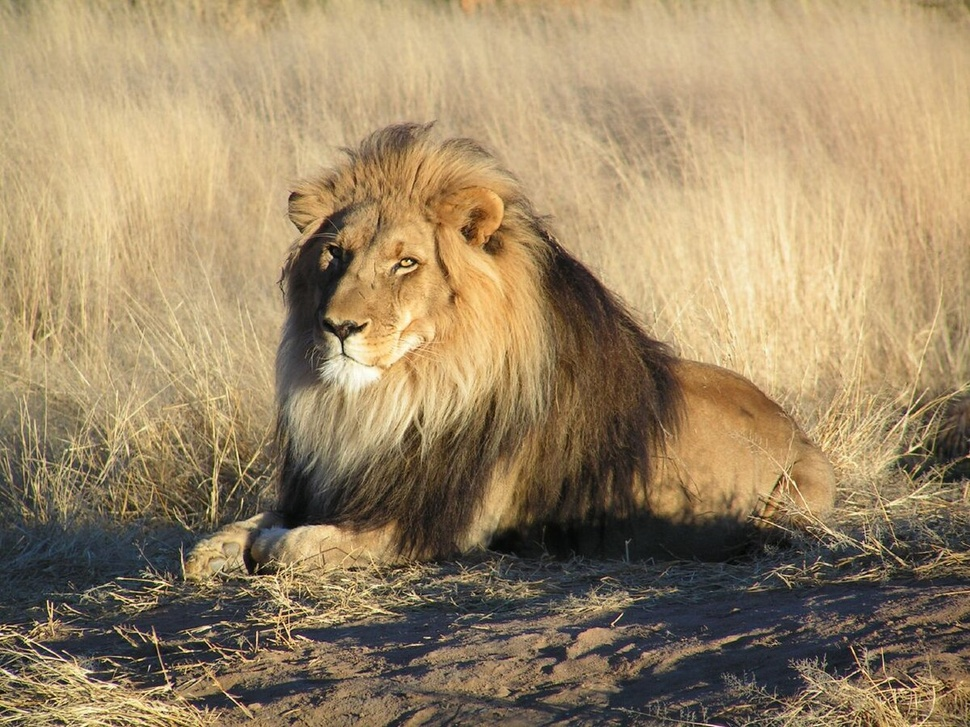
#> input picture Hafta_4/aslan.jpg, 970 x 727 px, shrunk from 1200 x 900 before the run
$ jupyter execute Week_4_Code_1.ipynb
#> lines starting #> are read from the running program, lines starting #| are printed output that depends on the picture; after the words box and inside, x2 and y2 are one past the last pixel; in counts of white or black regions, pixels touching at a corner belong together
[cell 1]
import cv2
import numpy as np
import matplotlib.pyplot as plt

[cell 2]
my_img_rgb = cv2.imread("./aslan.jpg",1)
#> my_img_rgb is the input picture: shape (727, 970, 3); mean B, G, R 102.3, 135.3, 156.2
my_img_gray = cv2.cvtColor(my_img_rgb, cv2.COLOR_BGR2GRAY)
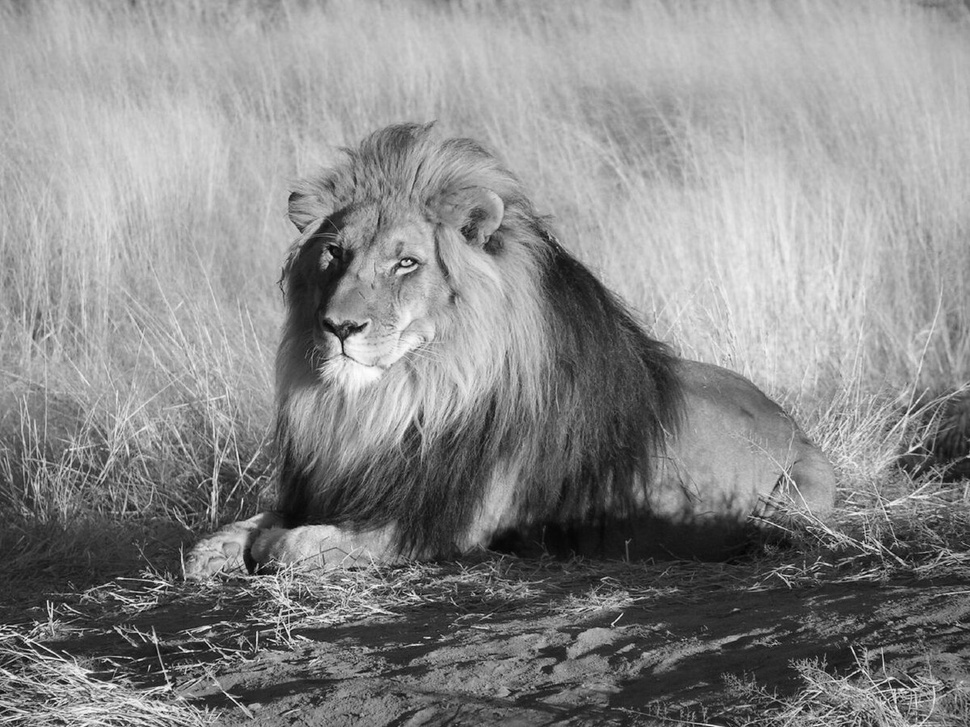
#> my_img_gray: shape (727, 970); min 2, max 253, mean 137.8

[cell 3]
# Eşikleme = verilen eşik değerine göre görüntüdeki piksellerin değerini
# değiştirir. Bu değişikliğe eşikleme (thresholding) denir

_, my_thresh_binary = cv2.threshold(my_img_gray, thresh=128, maxval=255,
                                   type=cv2.THRESH_BINARY)
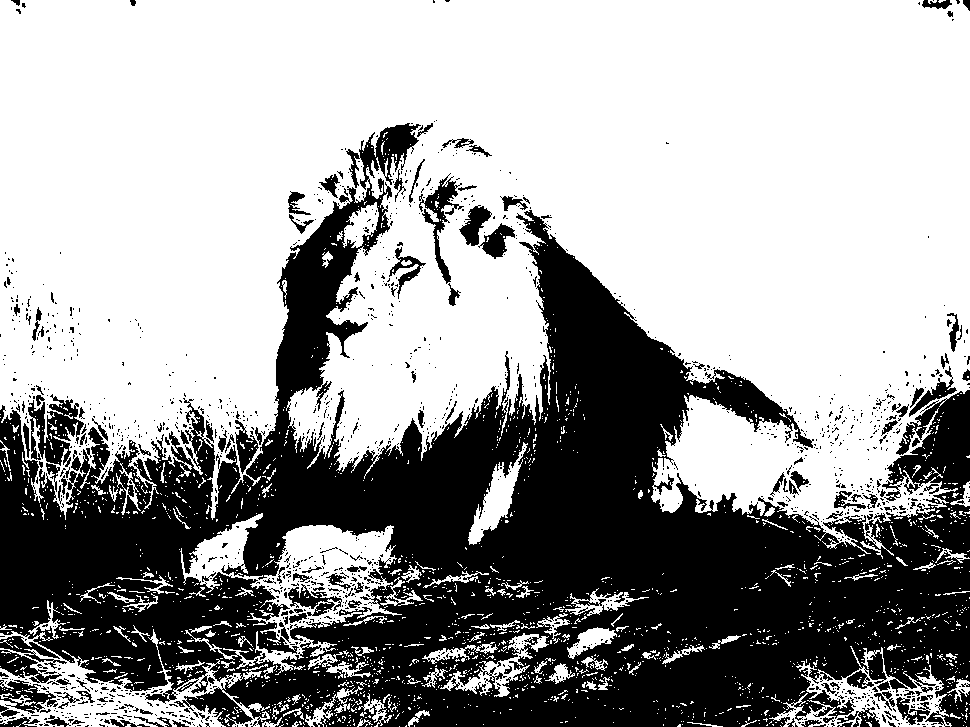
#> my_thresh_binary: shape (727, 970); 62.4% white; 1464 black regions (1316 under 20 px), largest, box (x1, y1, x2, y2) and area: (0, 123, 970, 727) 242551, (28, 394, 84, 467) 2019, (419, 173, 464, 284) 1240

[cell 4]
print(_)
#| 128.0

[cell 5]
fig = plt.figure(figsize=(10, 7))
rows = 1
columns = 2

fig.add_subplot(rows, columns, 1)
plt.imshow(my_img_gray, cmap="gray")
plt.axis('off')
plt.title("Original Image")

fig.add_subplot(rows, columns, 2)
plt.imshow(my_thresh_binary, cmap="gray")
plt.axis('off')
plt.title("BINARY THRESHOLDING Image")
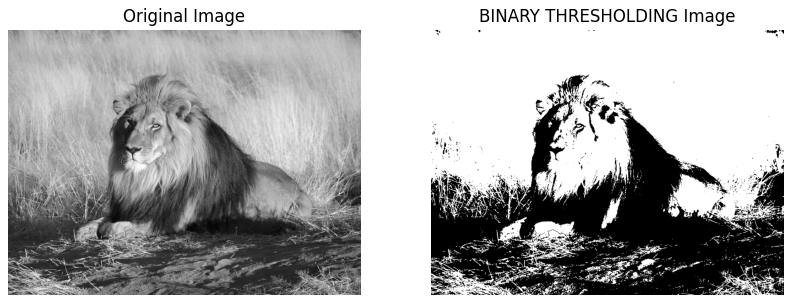
#> figure drawn by matplotlib, 2 panels

[cell 6]
my_img_gray

[cell 7]
_, my_thresh_binary_inv = cv2.threshold(my_img_gray, thresh=128, maxval=255,
                                   type=cv2.THRESH_BINARY_INV)

[cell 8]
fig = plt.figure(figsize=(10, 7))
rows = 1
columns = 3

fig.add_subplot(rows, columns, 1)
plt.imshow(my_img_gray, cmap="gray")
plt.axis('off')
plt.title("Original Image")

fig.add_subplot(rows, columns, 2)
plt.imshow(my_thresh_binary, cmap="gray")
plt.axis('off')
plt.title("BINARY THRESHOLDING Image")

fig.add_subplot(rows, columns, 3)
plt.imshow(my_thresh_binary_inv, cmap="gray")
plt.axis('off')
plt.title("BINARY INV THRESHOLDING Image")
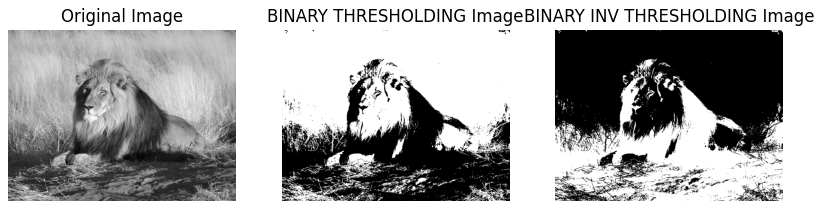
#> figure drawn by matplotlib, 3 panels

[cell 9]
_, my_thresh_trunc = cv2.threshold(my_img_gray, thresh=128, maxval=255,
                                   type=cv2.THRESH_TRUNC)
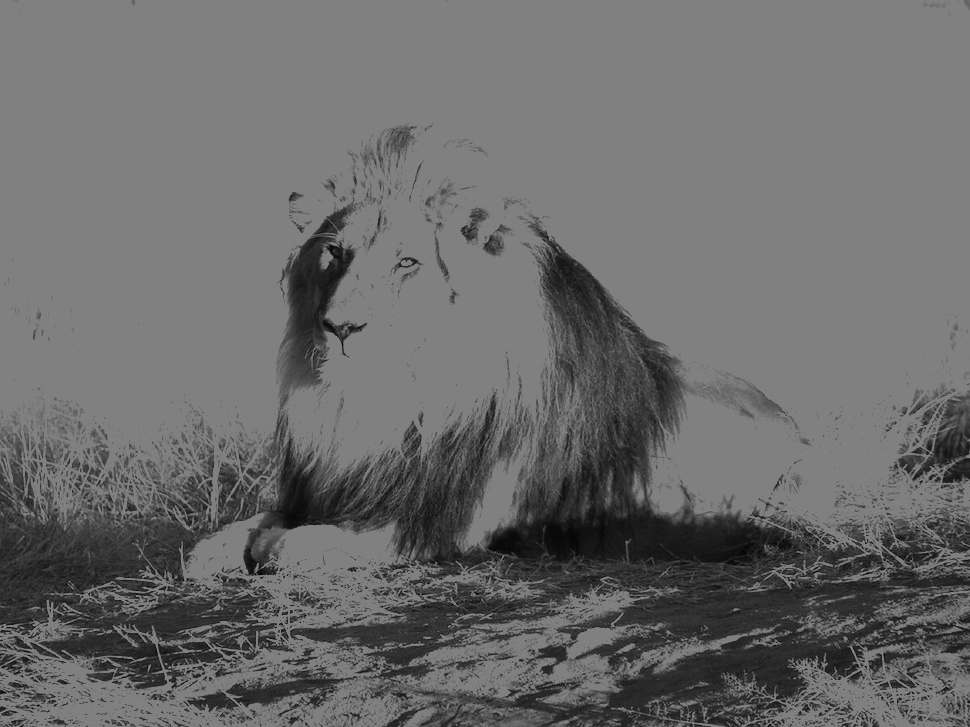
#> my_thresh_trunc: shape (727, 970); min 2, max 128, mean 106.5

[cell 10]
fig = plt.figure(figsize=(10, 7))
rows = 2
columns = 2

fig.add_subplot(rows, columns, 1)
plt.imshow(my_img_gray, cmap="gray")
plt.axis('off')
plt.title("Original Image")

fig.add_subplot(rows, columns, 2)
plt.imshow(my_thresh_binary, cmap="gray")
plt.axis('off')
plt.title("BINARY THRESHOLDING Image")

fig.add_subplot(rows, columns, 3)
plt.imshow(my_thresh_binary_inv, cmap="gray")
plt.axis('off')
plt.title("BINARY INV THRESHOLDING Image")

fig.add_subplot(rows, columns, 4)
plt.imshow(my_thresh_trunc, cmap="gray")
plt.axis('off')
plt.title("TRUNC THRESHOLDING Image")

[cell 11]
_, my_thresh_tozero = cv2.threshold(my_img_gray, thresh=128, maxval=255,
                                   type=cv2.THRESH_TOZERO)
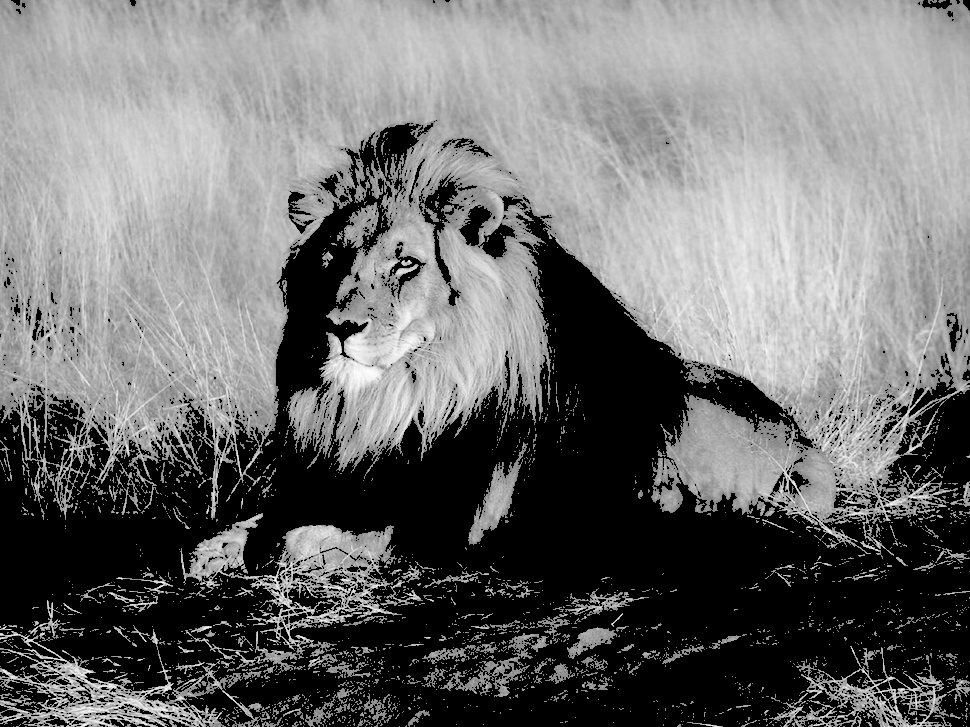
#> my_thresh_tozero: shape (727, 970); min 0, max 253, mean 111.2

_, my_thresh_tozero_inv = cv2.threshold(my_img_gray, thresh=128, maxval=255,
                                   type=cv2.THRESH_TOZERO_INV)
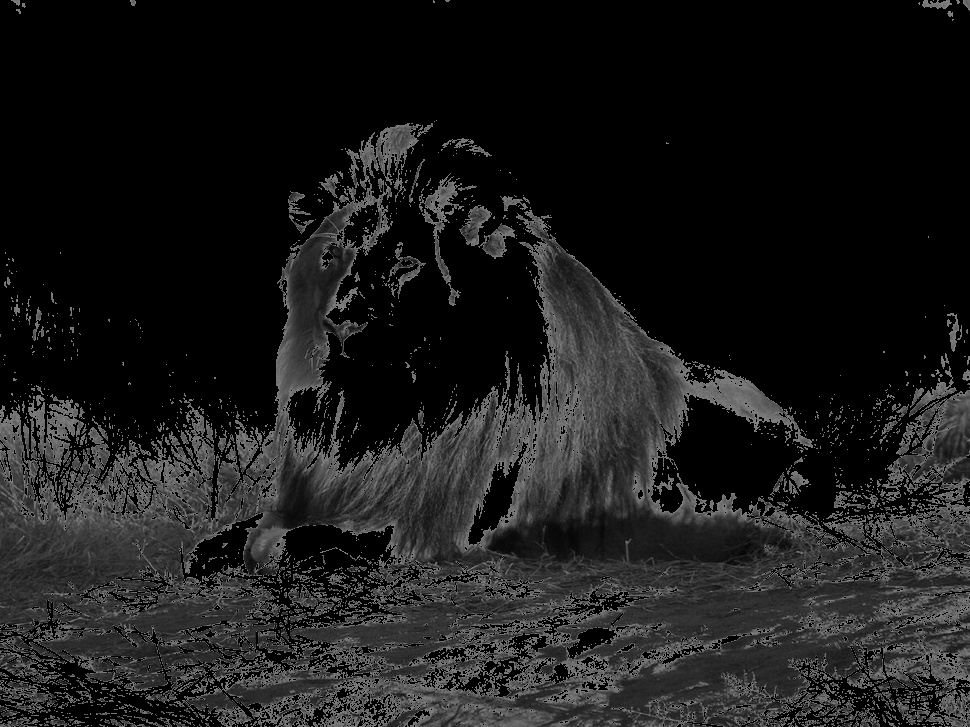
#> my_thresh_tozero_inv: shape (727, 970); min 0, max 128, mean 26.7

[cell 12]
fig = plt.figure(figsize=(15, 7))
rows = 2
columns = 3

fig.add_subplot(rows, columns, 1)
plt.imshow(my_img_gray, cmap="gray")
plt.axis('off')
plt.title("Original Image")

fig.add_subplot(rows, columns, 2)
plt.imshow(my_thresh_binary, cmap="gray")
plt.axis('off')
plt.title("BINARY THRESHOLDING Image")

fig.add_subplot(rows, columns, 3)
plt.imshow(my_thresh_binary_inv, cmap="gray")
plt.axis('off')
plt.title("BINARY INV THRESHOLDING Image")

fig.add_subplot(rows, columns, 4)
plt.imshow(my_thresh_trunc, cmap="gray")
plt.axis('off')
plt.title("TRUNC THRESHOLDING Image")

fig.add_subplot(rows, columns, 5)
plt.imshow(my_thresh_tozero, cmap="gray")
plt.axis('off')
plt.title("TOZERO THRESHOLDING Image")

fig.add_subplot(rows, columns, 6)
plt.imshow(my_thresh_tozero_inv, cmap="gray")
plt.axis('off')
plt.title("TOZERO INV THRESHOLDING Image")

[cell 13]
fig = plt.figure(figsize=(15, 7))
rows = 2
columns = 3

fig.add_subplot(rows, columns, 1)
plt.imshow(my_img_gray, cmap="gray")
plt.axis('off')
plt.title("Original Image")

fig.add_subplot(rows, columns, 2)
plt.imshow(my_thresh_binary, cmap="gray")
plt.axis('off')
plt.title("BINARY THRESHOLDING Image")

fig.add_subplot(rows, columns, 3)
plt.imshow(my_thresh_binary_inv, cmap="gray")
plt.axis('off')
plt.title("BINARY INV THRESHOLDING Image")

fig.add_subplot(rows, columns, 4)
plt.imshow(my_thresh_trunc, cmap="gray")
plt.axis('off')
plt.title("TRUNC THRESHOLDING Image")

fig.add_subplot(rows, columns, 5)
plt.imshow(my_thresh_tozero, cmap="gray")
plt.axis('off')
plt.title("TOZERO THRESHOLDING Image")

fig.add_subplot(rows, columns, 6)
plt.imshow(my_thresh_tozero_inv, cmap="gray")
plt.axis('off')
plt.title("TOZERO INV THRESHOLDING Image")

plt.tight_layout()
plt.savefig("./my_all_threshold_techniques.png",dpi=300)
plt.show()

$ run again, with Hafta_4/cameraman.jfif saved as Hafta_4/aslan.jpg
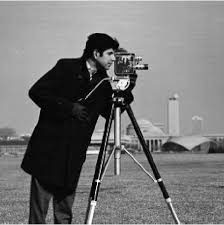
#> input picture Hafta_4/cameraman.jfif, 224 x 225 px
#> my_img_rgb is the input picture: shape (225, 224, 3); min 0, max 255, mean 119.1
#> `_, my_thresh_binary = cv2.threshold(my_img_gray, thresh=128, maxval=25..`:
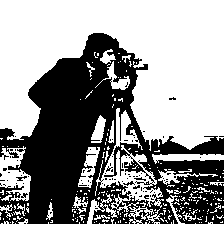
#> my_thresh_binary: shape (225, 224); 58.6% white; 98 black regions (94 under 20 px), largest, box (x1, y1, x2, y2) and area: (0, 33, 224, 224) 20478, (16, 176, 27, 181) 27, (123, 181, 135, 186) 24, (134, 177, 146, 181) 21
#| 128.0
#> `_, my_thresh_tozero_inv = cv2.threshold(my_img_gray, thresh=128, maxva..`:
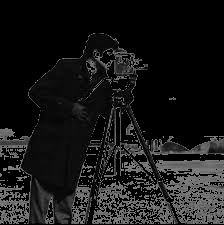
#> my_thresh_tozero_inv: shape (225, 224); min 0, max 128, mean 23.3
